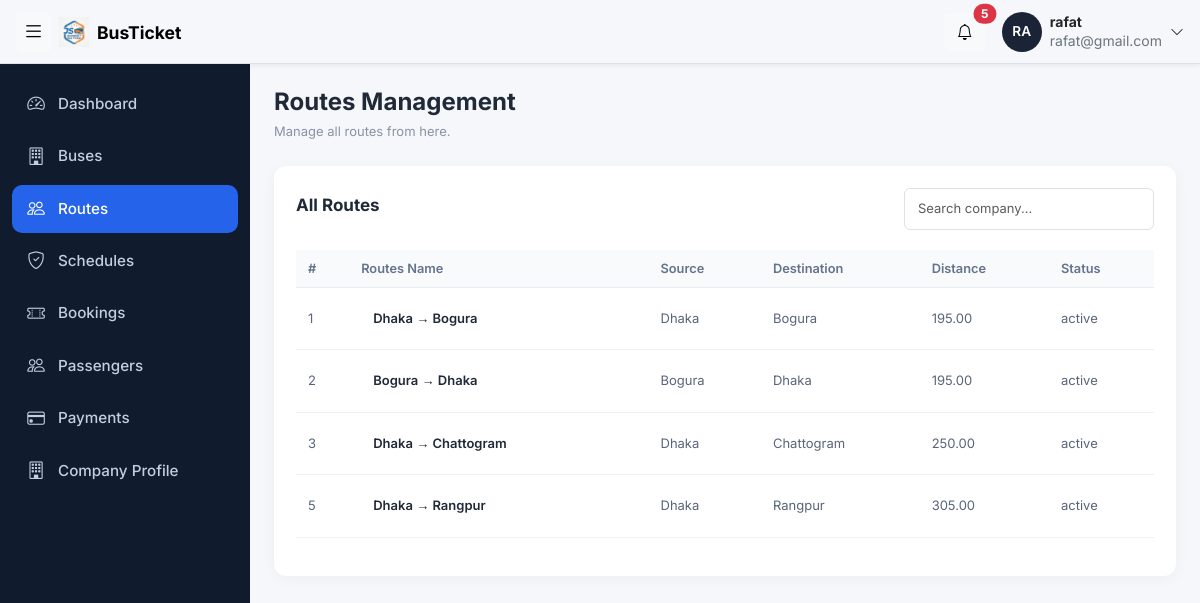
Page /company_admin/routes.php (signed in) on the committed database.
### tables this page shows
CREATE TABLE `routes` (
  `route_id` int(11) NOT NULL,
  `source` varchar(100) NOT NULL,
  `destination` varchar(100) NOT NULL,
  `distance` decimal(10,2) NOT NULL,
  `status` enum('active','inactive') NOT NULL,
  `is_popular` tinyint(1) NOT NULL
);

### company_admin/routes.php (the view, shortened to what this page needs)
<?php
include '../config/db.php';
$sql = "SELECT * FROM routes";
$result = $conn->query($sql);
?>
<!DOCTYPE html>
<html lang="bn">
<head>
   <?php
include '../includes/admin_css.php';
?>
</head>
<body>
<?php
include '../includes/topbar.php';
?>
    <div class="layout">
   <?php
include '../includes/c_routes_bar.php';
?>
<div class="container-fluid py-4 px-4">
            <div class="page-header">
                <div>
                    <h3>Routes Management</h3>
                    <p>Manage all routes from here.</p>
                </div>
            </div>
            <div class="company-card">
                <div class="table-header">
                    <h5>All Routes</h5>
                    <input type="text" id="searchInput"
                        class="form-control search-box"
                        placeholder="Search company...">
                </div>
                <div class="table-responsive">
                    <table class="table company-table" id="companyTable">
                        <thead>
                            <tr>
                                <th>#</th>
                                <th>Routes Name</th>
                                <th>Source</th>
                                <th>Destination</th>
                                <th>Distance</th>
                                <th>Status</th>
                            </tr>
                        </thead>
                        <tbody>
                            <?php
                            while($row = $result->fetch_assoc()){ ?>
                                <tr>
                                    <td>
                                      <?php echo (int)$row['route_id'];?>
                                    </td>
                                    <td>
                                        <div class="company-name">
                                            <?php echo htmlspecialchars($row['source'] . ' → ' . $row['destination'], ENT_QUOTES, 'UTF-8'); ?>
                                        </div>
                                    </td>
                                <td>
                                        <?php echo htmlspecialchars($row['source'], ENT_QUOTES, 'UTF-8'); ?>
                                    </td>
                                    <td>
                                        <?php echo htmlspecialchars($row['destination'], ENT_QUOTES, 'UTF-8'); ?>
                                    </td>
                                    <td>
                                       <?php echo number_format((float)$row['distance'], 2); ?>
                                    </td>
                                    <td>
                                       <?php echo htmlspecialchars($row['status'], ENT_QUOTES, 'UTF-8'); ?>
                                    </td>
        <?php   }; ?>
                        </tbody>
                    </table>
                </div>
            </div>
        </div>
    </div>
</body>
</html>

### assets/css/admin.css (style rules this page uses)
:root { --topbar-h: 64px; --sidebar-w: 250px; --sidebar-w-collapsed: 72px; --brand: #2563eb; --ink: #1b2437; --bg: #f4f6fa; }
body { background: var(--bg); color: var(--ink); font-family: "Inter", "Nirmala UI", system-ui, sans-serif; }
.search-box { position: relative; flex: 1; max-width: 460px; }
.layout { display: flex; min-height: calc(100vh - var(--topbar-h)); margin-top: var(--topbar-h); }
.layout > .sidebar + * { flex: 1; min-width: 0; margin-left: var(--sidebar-w); transition: margin-left .25s ease; }
.table th { font-size: .8rem; color: #5b6679; white-space: nowrap; }
.table td { white-space: nowrap; }

### assets/css/companies.css (style rules this page uses)
body { background: #f5f7fb; font-family: 'Inter', sans-serif; color: #202938; }
.page-header { display: flex; justify-content: space-between; align-items: center; margin-bottom: 25px; width: 90%; }
.page-header h3 { font-size: 24px; font-weight: 700; margin-bottom: 5px; }
.page-header p, .form-heading p { color: #8993a4; font-size: 13px; margin: 0; }
.company-card { background: white; border-radius: 12px; padding: 22px; box-shadow: 0 3px 15px rgba(0,0,0,0.04); }
.table-header { display: flex; justify-content: space-between; align-items: center; margin-bottom: 20px; }
.table-header h5 { font-size: 17px; font-weight: 700; }
.search-box { max-width: 250px; font-size: 13px; padding: 10px 13px; }
.company-table { vertical-align: middle; font-size: 13px; width: 100%; }
.company-table thead th { background: #f8fafc; color: #64748b; font-weight: 600; padding: 9px 12px; white-space: nowrap; border-bottom: 1px solid #e8edf3; }
.company-table tbody td { padding: 9px 12px; color: #596579; border-bottom: 1px solid #edf0f4; }
.company-name { color: #202938; font-weight: 600; padding: 12px; }

### assets/css/adminbar.css (style rules this page uses)
body { background: #f5f7fb; font-family: 'Inter', sans-serif; color: #202938; }
.page-header { display: flex; justify-content: space-between; align-items: center; margin-bottom: 25px; }
.page-header h3 { font-size: 24px; font-weight: 700; margin-bottom: 5px; }
.page-header p, .form-heading p { color: #8993a4; font-size: 13px; margin: 0; }
.company-card { background: white; border-radius: 12px; padding: 22px; box-shadow: 0 3px 15px rgba(0,0,0,0.04); }
.table-header { display: flex; justify-content: space-between; align-items: center; margin-bottom: 20px; }
.table-header h5 { font-size: 17px; font-weight: 700; }
.search-box { max-width: 250px; font-size: 13px; padding: 10px 13px; }
.company-table { vertical-align: middle; font-size: 13px; width: 100%; }
.company-table thead th { background: #f8fafc; color: #64748b; font-weight: 600; padding: 9px 12px; white-space: nowrap; border-bottom: 1px solid #e8edf3; }
.company-table tbody td { padding: 9px 12px; color: #596579; border-bottom: 1px solid #edf0f4; }
.company-name { color: #202938; font-weight: 600; padding: 12px; }

### rows in the picture
routes: route_id "1", source+destination "Dhaka → Bogura", source "Dhaka", destination "Bogura", distance "195.00", status "active"
routes: route_id "2", source+destination "Bogura → Dhaka", source "Bogura", destination "Dhaka", distance "195.00", status "active"
routes: route_id "3", source+destination "Dhaka → Chattogram", source "Dhaka", destination "Chattogram", distance "250.00", status "active"
routes: route_id "5", source+destination "Dhaka → Rangpur", source "Dhaka", destination "Rangpur", distance "305.00", status "active"

### other values in the picture
substr($_SESSION['name'], 0, 2) "RA"
$_SESSION['name'] "rafat"
$_SESSION['email'] "rafat@gmail.com"
